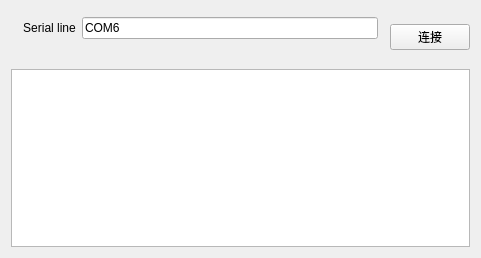
<?xml version="1.0" encoding="UTF-8"?>
<ui version="4.0">
 <class>GUIMainWindow</class>
 <widget class="QWidget" name="GUIMainWindow">
  <property name="geometry">
   <rect>
    <x>0</x>
    <y>0</y>
    <width>481</width>
    <height>258</height>
   </rect>
  </property>
  <property name="sizePolicy">
   <sizepolicy hsizetype="Expanding" vsizetype="Expanding">
    <horstretch>0</horstretch>
    <verstretch>0</verstretch>
   </sizepolicy>
  </property>
  <property name="focusPolicy">
   <enum>Qt::TabFocus</enum>
  </property>
  <property name="windowTitle">
   <string>接口综合实验GUI</string>
  </property>
  <layout class="QGridLayout" name="gridLayout">
   <item row="0" column="7" rowspan="6">
    <widget class="QPushButton" name="pushButton_conn">
     <property name="text">
      <string>连接</string>
     </property>
    </widget>
   </item>
   <item row="9" column="2" rowspan="2" colspan="6">
    <widget class="QPlainTextEdit" name="textEdit_text">
     <property name="readOnly">
      <bool>true</bool>
     </property>
    </widget>
   </item>
   <item row="1" column="5">
    <widget class="QLineEdit" name="lineEdit_com">
     <property name="text">
      <string>COM6</string>
     </property>
    </widget>
   </item>
   <item row="1" column="4">
    <widget class="QLabel" name="label_2">
     <property name="text">
      <string>Serial line</string>
     </property>
     <property name="alignment">
      <set>Qt::AlignCenter</set>
     </property>
    </widget>
   </item>
  </layout>
 </widget>
 <resources/>
 <connections/>
</ui>
